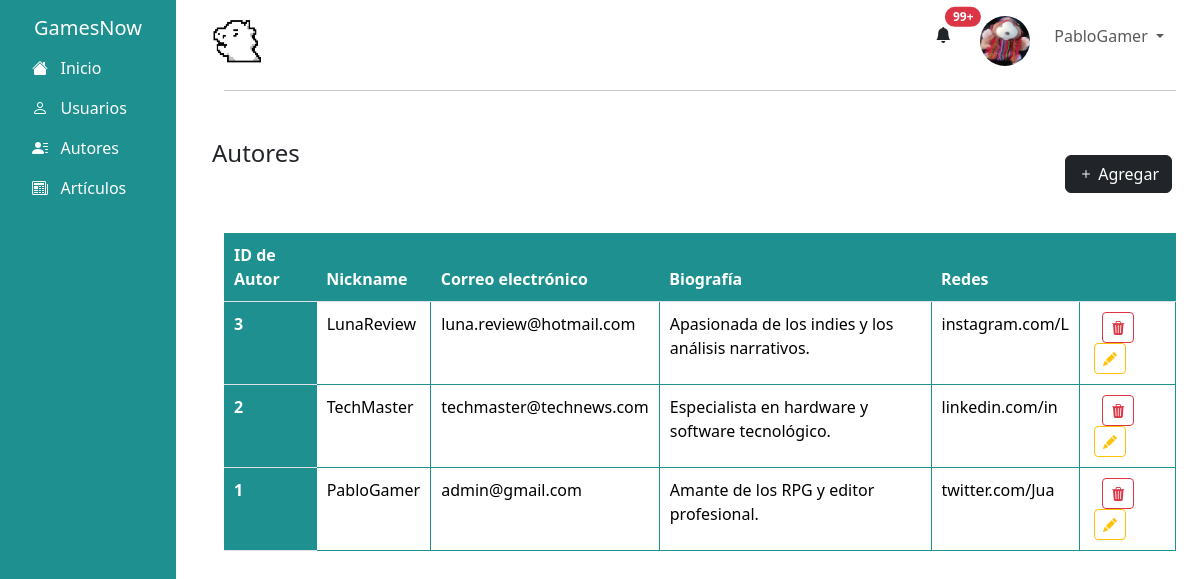
The page /dashboard/autores.php (signed in) on the database its author committed.
### tables this page shows
CREATE TABLE Multimedia (
    idMult INT NOT NULL AUTO_INCREMENT PRIMARY KEY,
    estado VARCHAR(15) CHECK (estado IN ('Imagen', 'Video', 'Audio')),
    url VARCHAR(255),
    descripcion VARCHAR(255)
);

CREATE TABLE Autores (
    idAutor INT NOT NULL AUTO_INCREMENT PRIMARY KEY,
    biografia VARCHAR(255),
    redes VARCHAR(15),
    idUsuario INT,
    idMult int,
    FOREIGN KEY (idMult) REFERENCES Multimedia(idMult),
    FOREIGN KEY (idUsuario) REFERENCES Usuarios(idUsuario)
);

CREATE TABLE Usuarios (
    idUsuario INT NOT NULL AUTO_INCREMENT PRIMARY KEY,
    nombre VARCHAR(30),
    correo VARCHAR(100),
    password VARCHAR(10)
);

### dashboard/autores.php (the view, shortened to what this page needs)
<?php
    include "../admin/php/conexion.php";
    $sql = "SELECT u.*, a.*
                FROM autores a
                JOIN usuarios u ON a.idUsuario = u.idUsuario
                ORDER BY u.idUsuario DESC";
    $res = $conexion -> query($sql) or die($conexion->error);
?>
<?php session_start();
    $user_data = $_SESSION['user_data'];
?>
<!DOCTYPE html>
<html lang="en">
<head>
    <link rel="stylesheet" href="https://cdnjs.cloudflare.com/ajax/libs/font-awesome/6.6.0/css/all.min.css" />
    <link rel="stylesheet" href="https://cdn.jsdelivr.net/npm/bootstrap@5.3.3/dist/css/bootstrap.min.css">
    <link rel="stylesheet" href="https://cdn.jsdelivr.net/npm/bootstrap-icons@1.11.3/font/bootstrap-icons.css">
    <link rel="stylesheet" href="../css/stylesBoot.css">
</head>
<body class="row d-flex" style="height: 100%;">
    <?php
        include "../layouts/aside.php";
    ?>
     <main class="flex-grow-1 col-9">
        <?php
            include "../layouts/header.php";
        ?>
        <hr class="mx-4">
        <section class="container mt-4 pt-4">
            <div class="d-flex justify-content-between">
                <h4>Autores</h4>
                <button class="btn btn-dark m-3" data-bs-toggle="modal" data-bs-target="#exampleModal">
                    <i class="bi bi-plus"></i>
                    Agregar
                </button>
            </div>
             <div class="row p-4">
                <table class="table custom-table">
                    <thead>
                        <tr>
                            <th scope="col">ID de Autor</th>
                            <th scope="col">Nickname</th>
                            <th scope="col">Correo electrónico</th>
                            <th scope="col">Biografía</th>
                            <th scope="col">Redes</th>
                            <th></th>
                          </tr>
                        </thead>
                        <tbody>
                            <?php
                                while($fila = mysqli_fetch_array($res)){
                            ?>
                          <tr>
                            <th scope="row"><?php echo $fila['idAutor']  ?></th>
                            <td><?php echo $fila['nombre'] ?></td>
                            <td><?php echo $fila['correo'] ?></td>
                            <td><?php echo $fila['biografia'] ?></td>
                            <td><?php echo $fila['redes'] ?></td>
                            <td>
                                <button data-id="<?php echo $fila['idAutor'] ?>" class="btnDelete btn btn-outline-danger btn-sm mx-1" data-bs-toggle="modal" data-bs-target="#deleteModal">
                                    <i data-id="<?php echo $fila['idAutor'] ?>" class="bi bi-trash3-fill"></i>
                                </button>
                                <button
                                data-nombre="<?php echo htmlspecialchars($fila['nombre'], ENT_QUOTES, 'UTF-8'); ?>"
                                data-correo='<?php echo htmlspecialchars($fila['correo'], ENT_QUOTES, 'UTF-8'); ?>'
                                data-biografia="<?php echo htmlspecialchars($fila['biografia'], ENT_QUOTES, 'UTF-8'); ?>"
                                data-redes="<?php echo htmlspecialchars($fila['redes'], ENT_QUOTES, 'UTF-8'); ?>"
                                data-id="<?php echo $fila['idAutor']; ?>"
                                class="btnEditar btn btn-outline-warning btn-sm mx-1" data-bs-toggle="modal" data-bs-target="#editModal">
                                    <i class="bi bi-pencil-fill"></i>
                                </button>
                            </td>
                        </tr>
                        <?php
                            }
                          ?>
                        </tbody>
                </table>
             </div>
        </section>
     </main>
</body>
</html>

### layouts/aside.php
<aside class="d-flex col-3 " style="width:15%;height: 550%;">
        <div class="text-white p-3 vh-100% w-100" >
            <h2 class="h5 text-center">GamesNow</h2>
            <nav>
                <ul class="nav flex-column">
                    <li class="nav-item">
                        <a href="./admin.php" class="nav-link text-white">
                            <i class="bi bi-house-fill"></i>
                            &nbsp; Inicio
                        </a>
                    </li>
                    <li class="nav-item">
                        <a href="./users.php" class="nav-link text-white">
                            <i class="bi bi-person"></i>
                            &nbsp; Usuarios
                        </a>
                    </li>
                    <li class="nav-item">
                        <a href="./autores.php" class="nav-link text-white">
                            <i class="bi bi-person-lines-fill"></i>
                            &nbsp; Autores
                        </a>
                    </li>
                    <li class="nav-item">
                        <a href="./articulos.php" class="nav-link text-white">
                            <i class="bi bi-newspaper"></i>
                            &nbsp; Artículos
                        </a>
                    </li>
                </ul>
            </nav>
        </div>
    </aside>

### layouts/header.php (shortened to what this page needs)
<?php
    include "../admin/php/conexion.php";
?>
<header class="pt-2">
            <nav class="navbar navbar-expand-lg navbar-light">
                <div class="container-fluid">
                    <div>
                        <a href="../index.php">
                        <img src="../img/logo.webp" style="height: 50px; width: 50px;" alt="GamesNow Logo">
</a>
                    </div>
                    <div class="collapse navbar-collapse justify-content-end">
                        <ul class="navbar-nav">
                            <li class="navbar-item mx-3">
                                <button type="button" class="btn position-relative">
                                    <i class="bi bi-bell-fill"></i>
                                    <span class="position-absolute top-0 start-100 translate-middle badge rounded-pill bg-danger">
                                      99+
                                    </span>
                                  </button>
                            </li>
                            <li class="navbar-item-mx-3">
                                <?php
                                    $resPubli = mysqli_query($conexion, "
                                        SELECT m.*
                                        FROM multimedia m
                                        JOIN autores a ON a.idMult = m.idMult
                                        ORDER BY m.idMult ASC
                                        LIMIT 1
                                    ") or die($conexion->error);
                                if ($filaPubli = mysqli_fetch_array($resPubli)) {
                                ?>
                                <div>
                                    <img src="../img/autoresImg/<?php echo $filaPubli['url'] ?>" style="height: 50px; width: 50px; border-radius: 50%;" alt="user">
                                </div>
                                <?php
                                }
                                ?>
                            </li>
                            <li class="navbar-item mx-3 dropdown">
                                <a href="" class="nav-link dropdown-toggle" id="userDropdown" role="button" data-bs-toggle="dropdown" aria-expanded="false">
                                    <?php
                                        echo $user_data['nombre'];
                                    ?>
                                </a>
                            </li>
                        </ul>
                    </div>
                </div>
            </nav>
        </header>

### css/stylesBoot.css (style rules this page uses)
aside div { background-color: #1e9090; }
aside { height: 100vh; overflow-y: auto; width: 15%; min-width: 200px; }
html, body { height: 100%; margin: 0; padding: 0; }
body { overflow-x: hidden; }
table.custom-table { width: 100%; border-collapse: collapse; background-color: #f4f4f9; }
table.custom-table th { background-color: #1e9090; color: #fff; padding: 10px; }
table.custom-table td { padding: 10px; border: 1px solid #1e9090; }
table.custom-table tbody tr:nth-child(even) { background-color: #e9ecef; }

### rows shown on the page
multimedia: url (placeholder picture)
autores: idAutor "3", idUsuario.nombre "LunaReview", idUsuario.correo "luna.review@hotmail.com", biografia "Apasionada de los indies y los análisis narrativos.", redes "instagram.com/L"
autores: idAutor "2", idUsuario.nombre "TechMaster", idUsuario.correo "techmaster@technews.com", biografia "Especialista en hardware y software tecnológico.", redes "linkedin.com/in"
autores: idAutor "1", idUsuario.nombre "PabloGamer", idUsuario.correo "admin@gmail.com", biografia "Amante de los RPG y editor profesional.", redes "twitter.com/Jua"

### other values the page prints
$user_data['nombre'] "PabloGamer"
